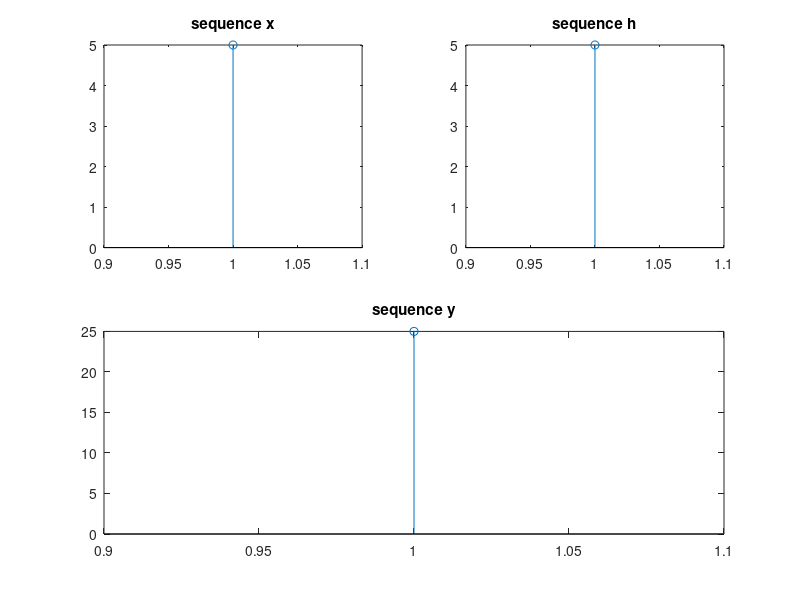

Source code (MATLAB):
%circular conv of two length n seq 
%computed by forming product of their dfts
%and then applying n-pt idft 

x = input('enter x\n');
h = input('enter h\n');

X = fft(x)
subplot(2,2,1)
stem(x)
title('sequence x')
H = fft(h)
subplot(2,2,2)
stem(h)
title('sequence h')

Y = X.*H
y = ifft(Y)
subplot(2,2,[3,4])
stem(y)
title('sequence y')
